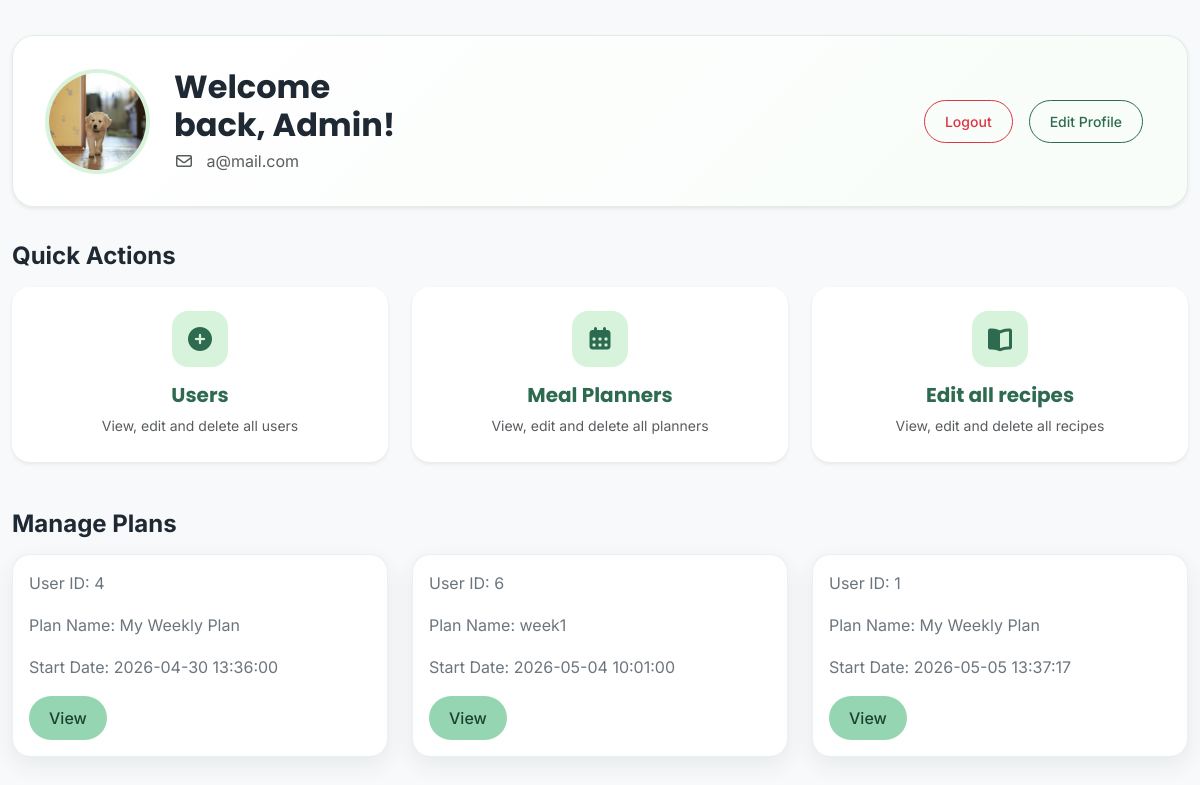
The app's page /functions/admin_dashboard.php (signed in) with its own data.
### tables this page shows
CREATE TABLE IF NOT EXISTS `users` (
  `id` int NOT NULL AUTO_INCREMENT,
  `first_name` varchar(255) NOT NULL,
  `last_name` varchar(255) NOT NULL,
  `user_image` varchar(255) DEFAULT NULL,
  `email` varchar(255) NOT NULL,
  `password` varchar(255) NOT NULL,
  `role` enum('User','Admin') DEFAULT 'User',
  `status` enum('Active','Blocked') DEFAULT 'Active',
  `created_at` timestamp NULL DEFAULT CURRENT_TIMESTAMP,
  `updated_at` timestamp NULL DEFAULT CURRENT_TIMESTAMP ON UPDATE CURRENT_TIMESTAMP,
  PRIMARY KEY (`id`),
  UNIQUE KEY `email` (`email`)
);

CREATE TABLE IF NOT EXISTS `meal_plan` (
  `id` int NOT NULL AUTO_INCREMENT,
  `user_id` int DEFAULT NULL,
  `created_at` timestamp NULL DEFAULT CURRENT_TIMESTAMP,
  `name` varchar(255) NOT NULL,
  PRIMARY KEY (`id`),
  KEY `fk_mealplan_user` (`user_id`)
);

### functions/admin_dashboard.php (the view, shortened to what this page needs)
<?php
require_once "../components/db_connect.php";
$sql = "SELECT * FROM users WHERE id = {$_SESSION["adm"]}";
$sqlMealPlans = "SELECT * FROM `meal_plan`";
$result = mysqli_query($connect, $sql);
$row = mysqli_fetch_assoc($result);
$resultMealPlans = mysqli_query($connect, $sqlMealPlans);
$layoutMealPlans = "";
if (mysqli_num_rows($resultMealPlans) > 0) {
    while ($Row = mysqli_fetch_assoc($resultMealPlans)) {
        $layoutMealPlans .= "
        <div class='col'>
           <div class='card h-100'>
               <div class='card-body d-flex flex-column'>
                <p class='card-text'>User ID: {$Row["user_id"]}
                </p>
                <p class='card-text'>Plan Name: {$Row["name"]}
                </p>
                <p class='card-text'>Start
                Date: {$Row["created_at"]}
                </p>
                <div class='mt-auto'>
                     <a href='../mealPlan/crudPlanner/details.php?id={$Row["id"]}&type=plan' class='btn btn-warning'>View</a>
                </div>
           </div>
        </div>
      </div>";
    }
} else {
    $layoutMealPlans .= "<p>No meal plans found!</p>";
}
?>
<!DOCTYPE html>
<html lang="en">
<head>
    <?php include "../components/head.php"; ?>
    <link rel="stylesheet" href="../css/main.css">
    <link rel="stylesheet" href="../css/dashboard.css">
</head>
<body class="bg-light">
    <?php
    $adminPic = !empty($row["user_image"]) ? $row["user_image"] : "avatar.png";
    ?>
    <main class="container mb-5">
        <div class="profile-header shadow-sm d-flex flex-column flex-md-row align-items-center gap-4 text-center text-md-start">
            <img src="../pictures/<?= $adminPic ?>" alt="Admin Profile Picture" class="profile-img">
            <div>
                <h2 class="fw-bold mb-1">
                    Welcome back, <?= htmlspecialchars($row["first_name"]) ?>!
                </h2>
                <p class="text-muted mb-0">
                    <i class="fa-regular fa-envelope me-2"></i>
                    <?= htmlspecialchars($row["email"]) ?>
                </p>
            </div>
            <div class="container d-flex justify-content-end">
                <a href="../functions/logout.php?logout" class="btn btn-outline-danger btn-sm me-3">
                    Logout
                </a>
                <a href="update.php?id=<?= $_SESSION['adm'] ?>&type=user" class="btn btn-outline-dark btn-sm">
                    Edit Profile
                </a>
            </div>
        </div>
        <h4 class="mb-3">Quick Actions</h4>
        <div class="row g-4 mb-5">
            <div class="col-md-4">
                <a href="../functions/user_list.php" class="card quick-action-card h-100 shadow-sm border-0 text-center p-4">
                    <div class="action-icon"><i class="fa-solid fa-plus-circle"></i></div>
                    <h5 class="fw-bold">Users</h5>
                    <p class="text-muted mb-0 small">View, edit and delete all users</p>
                </a>
            </div>
            <div class="col-md-4">
                <a href="../mealPlan/planner.php" class="card quick-action-card h-100 shadow-sm border-0 text-center p-4">
                    <div class="action-icon"><i class="fa-solid fa-calendar-days"></i></div>
                    <h5 class="fw-bold">Meal Planners</h5>
                    <p class="text-muted mb-0 small">View, edit and delete all planners</p>
                </a>
            </div>
            <div class="col-md-4">
                <a href="../functions/admin_recipes.php" class="card quick-action-card h-100 shadow-sm border-0 text-center p-4">
                    <div class="action-icon"><i class="fa-solid fa-book-open"></i></div>
                    <h5 class="fw-bold">Edit all recipes</h5>
                    <p class="text-muted mb-0 small">View, edit and delete all recipes</p>
                </a>
            </div>
        </div>
        <h4 class="mb-3">Manage Plans</h4>
        <div class="row row-cols-1 row-cols-md-3 g-4">
            <?= $layoutMealPlans ?>
        </div>
    </main>
</body>
</html>

### css/main.css (style rules this page uses)
:root { --green-dark: #2d6a4f; --green-darker: #1b4332; --green-light: #74c69d; --green-soft: #d8f3dc; --green-click: #95d5b2; --green-bg: #f1faf4; --white: #ffffff; --text-dark: #1f2933; --text-muted: #6c757d; }
main { flex: 1; }
html, body { height: 100%; }
body { background-color: var(--green-bg); color: var(--text-dark); display: flex; flex-direction: column; font-family: "Inter", sans-serif; }
h1, h2, h3, h5 { font-family: "Poppins", sans-serif; }
.container { max-width: 1300px; }
p { line-height: 1.6; }
a, a:hover, a:focus, a:active { text-decoration: none; }
.btn { border-radius: 999px; padding: 10px 20px; font-weight: 500; transition: all 0.2s ease; }
.btn-outline-dark { color: var(--green-dark) !important; border-color: var(--green-dark) !important; }
.card { border: none; border-radius: 18px; box-shadow: 0 6px 15px rgba(27, 67, 50, 0.12); transition: transform 0.25s ease, box-shadow 0.25s ease; }
.card h3, .card h5, .card h6, .section-title { color: var(--green-dark); font-weight: bold; }

### css/dashboard.css (style rules this page uses)
body { background: var(--green-bg); }
.profile-header, .admin-header { background: linear-gradient(135deg, #ffffff, #f8fdf9); border: 1px solid rgba(45, 106, 79, 0.12); border-radius: 22px; padding: 32px; margin: 35px 0; box-shadow: 0 12px 30px rgba(27, 67, 50, 0.1); }
.profile-img { width: 105px; height: 105px; border-radius: 50%; object-fit: cover; border: 4px solid var(--green-soft); }
.container h3, .container h4 { color: var(--green-darker) sa; font-weight: 700; }
.quick-action-card { color: var(--text-dark); border-radius: 18px; background: #ffffff; transition: 0.25s ease; }
.action-icon { width: 56px; height: 56px; border-radius: 16px; background: var(--green-soft); color: var(--green-dark); display: grid; place-items: center; font-size: 24px; margin: 0 auto 16px; }
.card { border-radius: 18px; overflow: hidden; border: 1px solid rgba(45, 106, 79, 0.1); box-shadow: 0 8px 22px rgba(27, 67, 50, 0.08); }
.card-text { color: var(--text-muted); }
.btn-warning { background: var(--green-click) !important; border: none !important; color: var(--green-darker) !important; font-weight: 500; }

### records on screen
users: user_image (picture), first_name "Admin", email "a@mail.com"
meal_plan: user "4", name "My Weekly Plan", created_at "2026-04-30 13:36:00"
meal_plan: user "6", name "week1", created_at "2026-05-04 10:01:00"
meal_plan: user "1", name "My Weekly Plan", created_at "2026-05-05 13:37:17"
